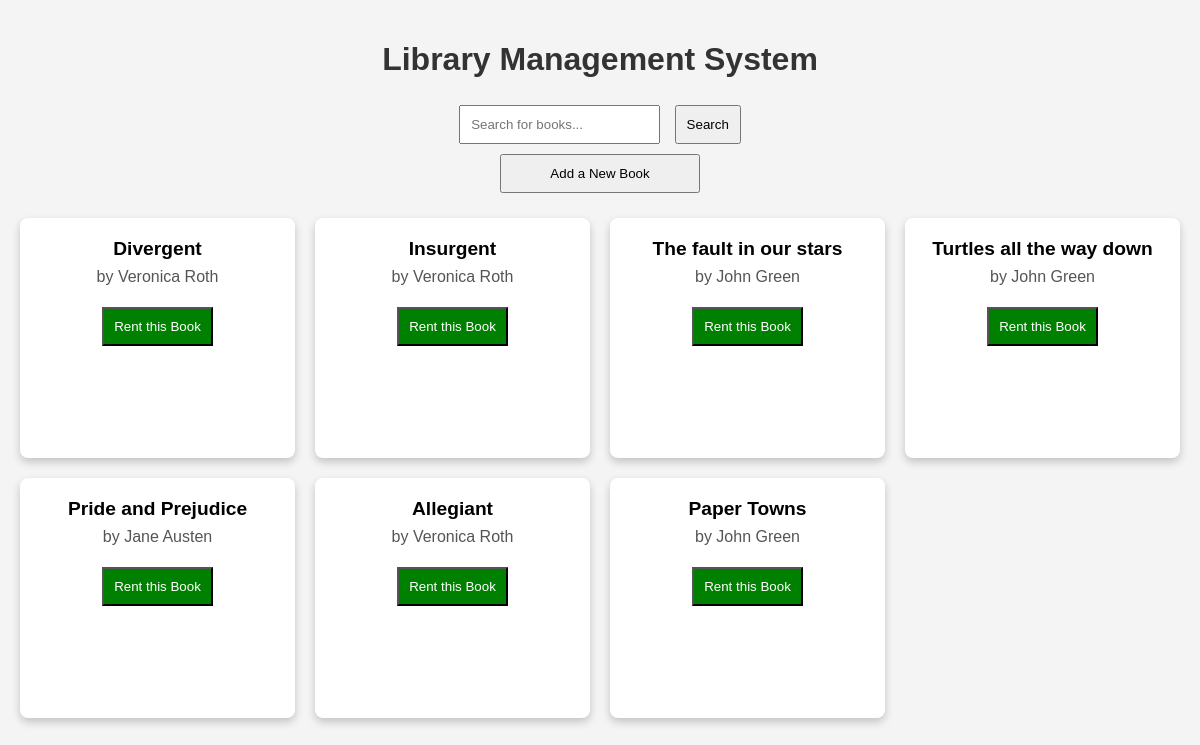
Before: / with the older database file.
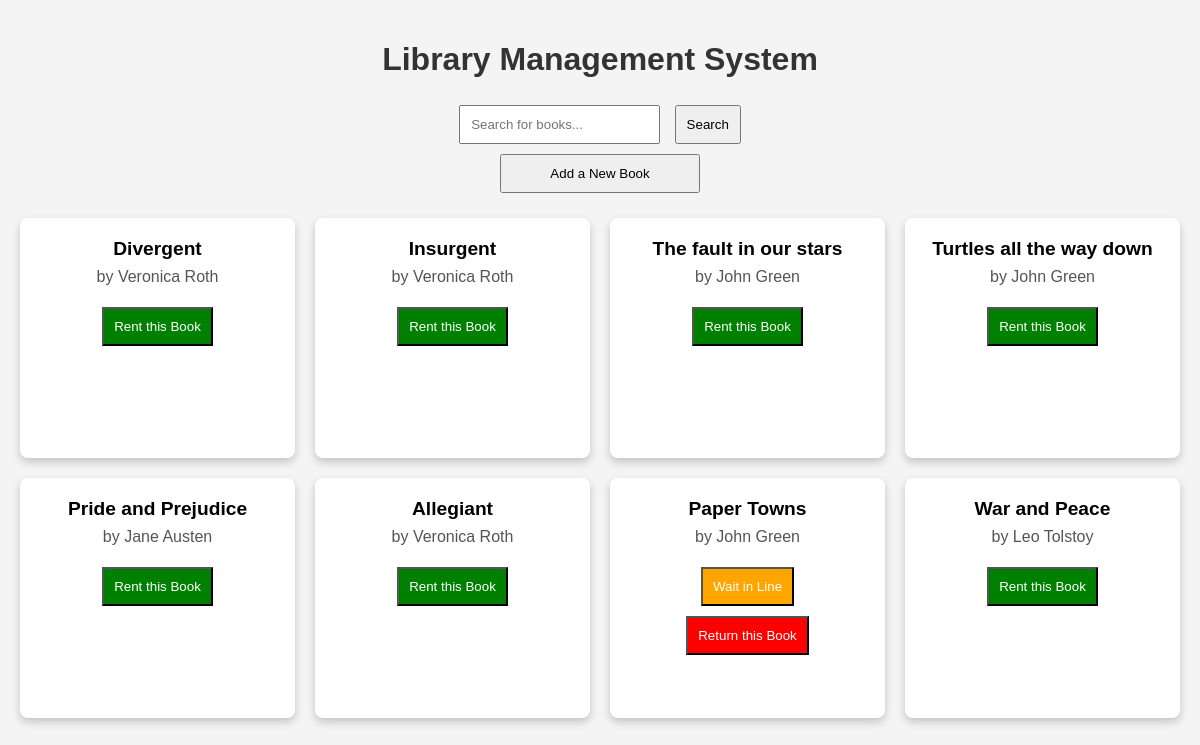
After: the same page with the newer database file.
### tables this page shows
CREATE TABLE books (
                id INTEGER PRIMARY KEY AUTOINCREMENT,
                title TEXT NOT NULL,
                author TEXT NOT NULL
            , is_rented INTEGER DEFAULT 0, quantity INTEGER DEFAULT 5);

### app.py (the view)
@app.route('/')
def index():
    with sqlite3.connect("library.db") as conn:
        cursor = conn.cursor()
        cursor.execute("SELECT * FROM books")
        books = cursor.fetchall()
    return render_template('index.html', books=books)

### templates/index.html (shortened to what this page needs)
<!DOCTYPE html>
<html lang="en">
<head>
    <link rel="stylesheet" href="{{ url_for('static', filename='style.css') }}">
</head>
<body>
    <h1>Library Management System</h1>
    <form action="{{ url_for('search') }}" method="post">
        <input type="text" name="keyword" placeholder="Search for books...">
        <button type="submit">Search</button>
    </form>
    <form action="{{ url_for('add_book') }}" method="get" style="display: inline;">
        <button type="submit" style="min-width: 200px;">Add a New Book</button>
    </form>
    <div class="book-container">
        {% for book in books %}
        <div class="book-card">
            <h3>{{ book[1] }}</h3>
            <p>by {{ book[2] }}</p>
            {% if book[4] > 0 %}
            <form action="{{ url_for('rent', book_id=book[0]) }}" method="get" style="display: inline;">
                <button type="submit" class="rent-button">Rent this Book</button>
            </form>
            {% else %}
            <form action="{{ url_for('wait_in_line', book_id=book[0]) }}" method="get" style="display: inline;">
                <button type="submit" class="wait-button">Wait in Line</button>
            </form>
            {% endif %}
            {% if book[4] < 5 %}
                <form action="{{ url_for('return_book', book_id=book[0]) }}" method="post" style="display: inline;">
                    <button type="submit" class="return-button">Return this Book</button>
                </form>
            {% endif %}
        </div>
        {% endfor %}
    </div>
</body>
</html>

### static/style.css (style rules this page uses)
body { font-family: Arial, sans-serif; background-color: #f4f4f4; margin: 0; padding: 20px; text-align: center; }
h1 { color: #333; }
button, input[type="text"] { padding: 10px; margin: 5px; }
.book-container { display: grid; gap: 20px; grid-template-columns: repeat(auto-fit, minmax(150px, 1fr)); margin-top: 20px; }
.book-card { padding: 20px; background-color: #fff; border-radius: 8px; box-shadow: 0 4px 8px rgba(0, 0, 0, 0.2); text-align: center; display: flex; flex-direction: column; align-items: center; transition: transform 0.2s; min-height: 200px; }
.book-card h3 { margin: 0; font-size: 1.2em; }
.book-card p { margin: 0.5em 0 1em; color: #555; }
@media (min-width: 992px) { .book-container { grid-template-columns: repeat(4, 1fr); } }
.rent-button { background-color: green; color: white; }
.wait-button { background-color: orange; color: white; }
.return-button { background-color: red; color: white; }

Changed rows visible on the page:
changed books "Paper Towns": quantity "Rent this Book" → "Wait in Line Return this Book"
added books: title "War and Peace", author "Leo Tolstoy"
